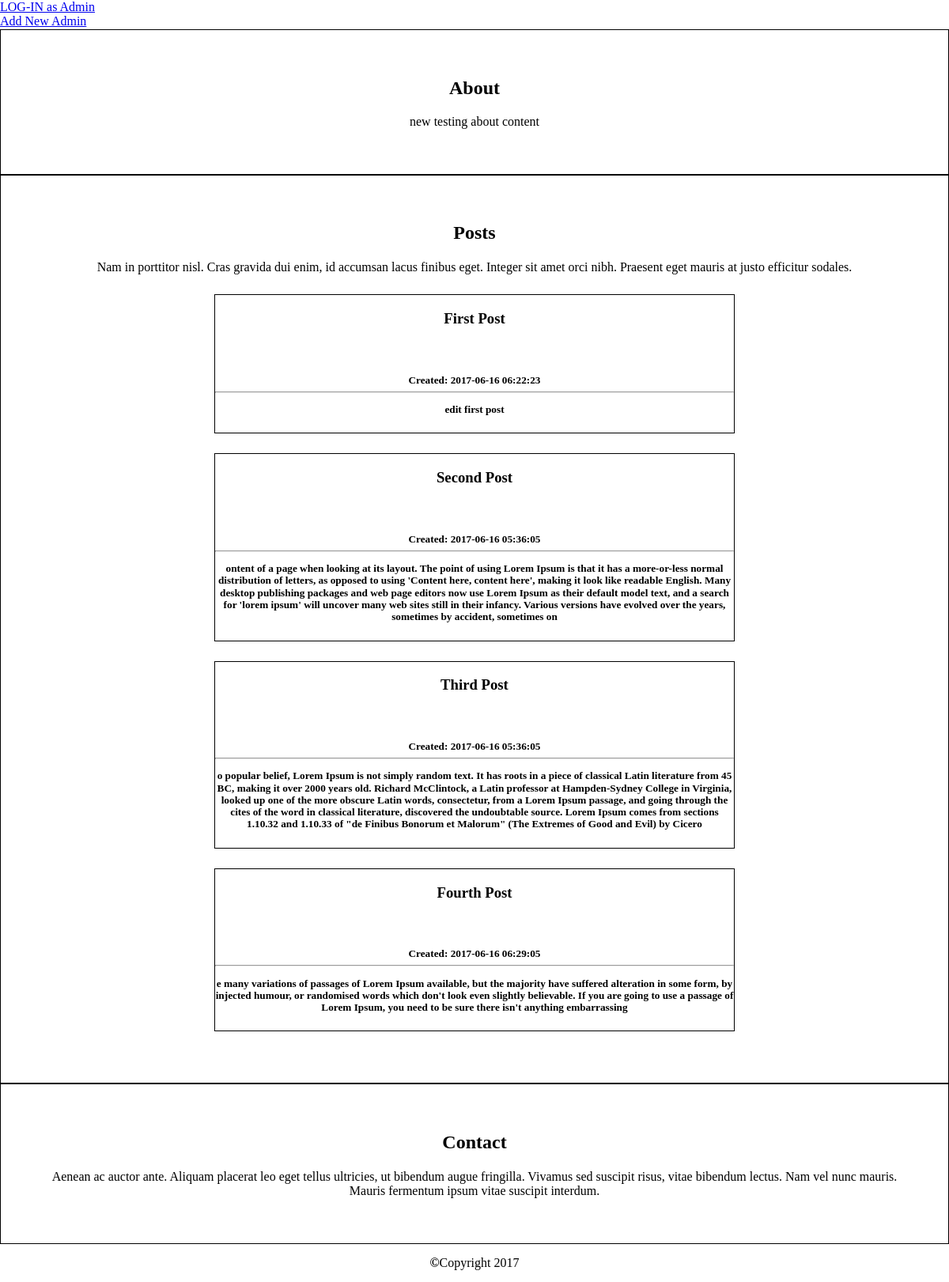
The page / on the database its author committed.
### tables this page shows
CREATE TABLE `division` (
  `id` int(11) NOT NULL,
  `division_name` varchar(50) NOT NULL,
  `position` int(11) NOT NULL,
  `visibility` int(11) NOT NULL,
  `content` text NOT NULL
);

CREATE TABLE `posts` (
  `id` int(11) NOT NULL,
  `category_id` int(11) NOT NULL,
  `date_created` timestamp NOT NULL DEFAULT CURRENT_TIMESTAMP ON UPDATE CURRENT_TIMESTAMP,
  `title` varchar(80) NOT NULL,
  `content` text NOT NULL,
  `visibility` int(11) NOT NULL
);

### includes/functions.php (called while the page is built, shortened)
<?php
function get_visible_divisions($public=true){
	global $connection;
	$query = "SELECT * ";
	$query .= "FROM division ";
	if($public){
		$query .= "WHERE visibility = 1 ";
	}
	$query .= "ORDER BY position ASC";
	$division_set = mysqli_query($connection, $query);
	return $division_set;
}
function get_posts($public=true){
	global $connection;
	$query = "SELECT * ";
	$query .= "FROM posts ";
	if($public){
		$query .= "WHERE visibility = 1 ";
	}
	$query .= "ORDER BY id ASC";
	$posts_set = mysqli_query($connection, $query);
	return $posts_set;
}
?>

### public/index.php (the view, shortened to what this page needs)
<?php
require_once(MAIN_DIR."includes/db_connection.php");
require_once(MAIN_DIR."includes/functions.php");
include(MAIN_DIR."includes/layouts/header.php")
?>
<div>
 <a href="login.php">LOG-IN as Admin</a> <br />
 <a href="add_admin.php">Add New Admin</a>
</div>
<div id="Main">
  <?php $divisions = get_visible_divisions();
	while($row =  mysqli_fetch_assoc($divisions)){ ?>
	<div class="division">
	<?php
		echo "<h2>";
		echo $row["division_name"];
		echo "</h2>";
		echo "<p>";
		echo $row["content"];
		if ($row["id"]==2){
			$posts = get_posts();
			while($row_posts = mysqli_fetch_assoc($posts)){
	echo "<div class='single-post'>";
		echo "<h3>{$row_posts["title"]}</h3><br>";
		echo "<h5>Created: {$row_posts["date_created"]}";
		echo "<hr>";
		echo "<p>";
		echo "{$row_posts["content"]}";
		echo "</p>";
	echo "</div>";
			}
		}
		echo "</p>";
	?>
	</div>
	<?php
	}
	?>
</div>
<?php include(MAIN_DIR."includes/layouts/footer.php"); ?>

### includes/layouts/header.php (shortened to what this page needs)
<!DOCTYPE html>
<html lang="en">
<head>
	<link rel="stylesheet" href="stylesheets/normalize.css" media="screen">
	<link rel="stylesheet" href="stylesheets/main.css" media="screen">
</head>
<body>

### includes/layouts/footer.php (shortened to what this page needs)
<div id="footer"><strong>©</strong>Copyright 2017</div>
</body>
</html>

### public/stylesheets/main.css (style rules this page uses)
.single-post { width: 60%; box-sizing: border-box; border: 1px black double; text-align: center; margin: 25px auto; }
.division { box-sizing: border-box; width: 100%; border: 1px black solid; text-align: center; padding: 40px 50px; }
#footer { padding: 15px; text-align: center; }

### rows shown on the page
division: division_name "About", content "new testing about content"
division: division_name "Posts", content "Nam in porttitor nisl. Cras gravida dui enim, id accumsan lacus finibus eget. Integer sit amet orci nibh. Praesent eget mauris at justo efficitur sodales."
posts: title "First Post", date_created "2017-06-16 06:22:23", content "edit first post"
posts: title "Second Post", date_created "2017-06-16 05:36:05", content "ontent of a page when looking at its layout. The point of using Lorem Ipsum is that it has a more-or-less normal distribution of letters, as opposed to using 'Content here, content here', making it look like readable English. Many desktop publishing packages and web page editors now use Lorem Ipsum as their default model text, and a search for 'lorem ipsum' will uncover many web sites still in their infancy. Various versions have evolved over the years, sometimes by accident, sometimes on"
posts: title "Third Post", date_created "2017-06-16 05:36:05", content "o popular belief, Lorem Ipsum is not simply random text. It has roots in a piece of classical Latin literature from 45 BC, making it over 2000 years old. Richard McClintock, a Latin professor at Hampden-Sydney College in Virginia, looked up one of the more obscure Latin words, consectetur, from a Lorem Ipsum passage, and going through the cites of the word in classical literature, discovered the undoubtable source. Lorem Ipsum comes from sections 1.10.32 and 1.10.33 of \"de Finibus Bonorum et Malorum\" (The Extremes of Good and Evil) by Cicero"
posts: title "Fourth Post", date_created "2017-06-16 06:29:05", content "e many variations of passages of Lorem Ipsum available, but the majority have suffered alteration in some form, by injected humour, or randomised words which don't look even slightly believable. If you are going to use a passage of Lorem Ipsum, you need to be sure there isn't anything embarrassing"
division: division_name "Contact", content "Aenean ac auctor ante. Aliquam placerat leo eget tellus ultricies, ut bibendum augue fringilla. Vivamus sed suscipit risus, vitae bibendum lectus. Nam vel nunc mauris. Mauris fermentum ipsum vitae suscipit interdum."
